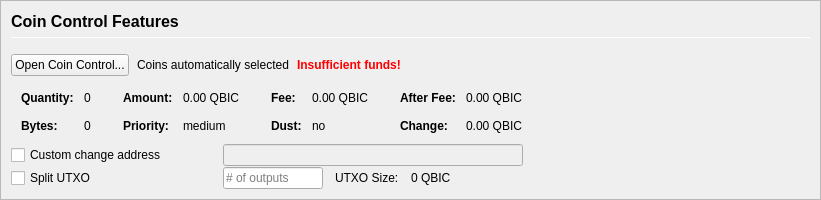
         <widget class="QFrame" name="frameCoinControl">
          <property name="sizePolicy">
           <sizepolicy hsizetype="Expanding" vsizetype="Expanding">
            <horstretch>0</horstretch>
            <verstretch>0</verstretch>
           </sizepolicy>
          </property>
          <property name="maximumSize">
           <size>
            <width>16777215</width>
            <height>16777215</height>
           </size>
          </property>
          <property name="frameShape">
           <enum>QFrame::StyledPanel</enum>
          </property>
          <property name="frameShadow">
           <enum>QFrame::Sunken</enum>
          </property>
          <layout class="QVBoxLayout" name="verticalLayoutCoinControl2">
           <property name="spacing">
            <number>0</number>
           </property>
           <property name="leftMargin">
            <number>0</number>
           </property>
           <property name="topMargin">
            <number>0</number>
           </property>
           <property name="rightMargin">
            <number>0</number>
           </property>
           <property name="bottomMargin">
            <number>0</number>
           </property>
           <item>
            <widget class="QFrame" name="frameCoinControl_BG">
             <layout class="QVBoxLayout" name="verticalLayoutCoinControl" stretch="0,0,0,0,0,0">
              <property name="spacing">
               <number>1</number>
              </property>
              <property name="leftMargin">
               <number>10</number>
              </property>
              <property name="topMargin">
               <number>10</number>
              </property>
              <item>
               <layout class="QHBoxLayout" name="horizontalLayoutCoinControl1">
                <property name="bottomMargin">
                 <number>15</number>
                </property>
                <item>
                 <layout class="QVBoxLayout" name="verticalLayout_3">
                  <property name="spacing">
                   <number>6</number>
                  </property>
                  <item>
                   <widget class="QLabel" name="labelCoinControlFeatures">
                    <property name="sizePolicy">
                     <sizepolicy hsizetype="Preferred" vsizetype="Maximum">
                      <horstretch>0</horstretch>
                      <verstretch>0</verstretch>
                     </sizepolicy>
                    </property>
                    <property name="minimumSize">
                     <size>
                      <width>0</width>
                      <height>20</height>
                     </size>
                    </property>
                    <property name="font">
                     <font>
                      <pointsize>12</pointsize>
                      <weight>75</weight>
                      <bold>true</bold>
                     </font>
                    </property>
                    <property name="styleSheet">
                     <string notr="true">font-weight:bold;</string>
                    </property>
                    <property name="text">
                     <string>Coin Control Features</string>
                    </property>
                   </widget>
                  </item>
                  <item>
                   <widget class="Line" name="line">
                    <property name="minimumSize">
                     <size>
                      <width>0</width>
                      <height>1</height>
                     </size>
                    </property>
                    <property name="maximumSize">
                     <size>
                      <width>16777215</width>
                      <height>1</height>
                     </size>
                    </property>
                    <property name="orientation">
                     <enum>Qt::Horizontal</enum>
                    </property>
                   </widget>
                  </item>
                 </layout>
                </item>
               </layout>
              </item>
              <item>
               <layout class="QHBoxLayout" name="horizontalLayoutCoinControl2" stretch="0,0,0,0">
                <property name="spacing">
                 <number>8</number>
                </property>
                <property name="bottomMargin">
                 <number>10</number>
                </property>
                <item>
                 <widget class="QPushButton" name="pushButtonCoinControl">
                  <property name="styleSheet">
                   <string notr="true"/>
                  </property>
                  <property name="text">
                   <string>Open Coin Control...</string>
                  </property>
                  <property name="autoDefault">
                   <bool>false</bool>
                  </property>
                 </widget>
                </item>
                <item>
                 <widget class="QLabel" name="labelCoinControlAutomaticallySelected">
                  <property name="text">
                   <string>Coins automatically selected</string>
                  </property>
                  <property name="margin">
                   <number>5</number>
                  </property>
                 </widget>
                </item>
                <item>
                 <widget class="QLabel" name="labelCoinControlInsuffFunds">
                  <property name="font">
                   <font>
                    <weight>75</weight>
                    <bold>true</bold>
                   </font>
                  </property>
                  <property name="styleSheet">
                   <string notr="true">color:red;font-weight:bold;</string>
                  </property>
                  <property name="text">
                   <string>Insufficient funds!</string>
                  </property>
                  <property name="margin">
                   <number>5</number>
                  </property>
                 </widget>
                </item>
                <item>
                 <spacer name="horizontalSpacerCoinControl">
                  <property name="orientation">
                   <enum>Qt::Horizontal</enum>
                  </property>
                  <property name="sizeHint" stdset="0">
                   <size>
                    <width>40</width>
                    <height>1</height>
                   </size>
                  </property>
                 </spacer>
                </item>
               </layout>
              </item>
              <item>
               <widget class="QWidget" name="widgetCoinControl" native="true">
                <property name="sizePolicy">
                 <sizepolicy hsizetype="Preferred" vsizetype="Preferred">
                  <horstretch>0</horstretch>
                  <verstretch>0</verstretch>
                 </sizepolicy>
                </property>
                <property name="minimumSize">
                 <size>
                  <width>0</width>
                  <height>0</height>
                 </size>
                </property>
                <property name="styleSheet">
                 <string notr="true"/>
                </property>
                <layout class="QHBoxLayout" name="horizontalLayoutCoinControl5">
                 <property name="leftMargin">
                  <number>0</number>
                 </property>
                 <property name="topMargin">
                  <number>0</number>
                 </property>
                 <property name="rightMargin">
                  <number>0</number>
                 </property>
                 <property name="bottomMargin">
                  <number>0</number>
                 </property>
                 <item>
                  <layout class="QHBoxLayout" name="horizontalLayoutCoinControl3" stretch="0,0,0,1">
                   <property name="spacing">
                    <number>20</number>
                   </property>
                   <property name="topMargin">
                    <number>0</number>
                   </property>
                   <property name="bottomMargin">
                    <number>10</number>
                   </property>
                   <item>
                    <layout class="QFormLayout" name="formLayoutCoinControl1">
                     <property name="horizontalSpacing">
                      <number>10</number>
                     </property>
                     <property name="verticalSpacing">
                      <number>14</number>
                     </property>
                     <property name="leftMargin">
                      <number>10</number>
                     </property>
                     <property name="topMargin">
                      <number>4</number>
                     </property>
                     <property name="rightMargin">
                      <number>6</number>
                     </property>
                     <item row="0" column="0">
                      <widget class="QLabel" name="labelCoinControlQuantityText">
                       <property name="font">
                        <font>
                         <weight>75</weight>
                         <bold>true</bold>
                        </font>
                       </property>
                       <property name="text">
                        <string>Quantity:</string>
                       </property>
                       <property name="margin">
                        <number>0</number>
                       </property>
                      </widget>
                     </item>
                     <item row="0" column="1">
                      <widget class="QLabel" name="labelCoinControlQuantity">
                       <property name="cursor">
                        <cursorShape>IBeamCursor</cursorShape>
                       </property>
                       <property name="contextMenuPolicy">
                        <enum>Qt::ActionsContextMenu</enum>
                       </property>
                       <property name="text">
                        <string notr="true">0</string>
                       </property>
                       <property name="margin">
                        <number>0</number>
                       </property>
                       <property name="textInteractionFlags">
                        <set>Qt::LinksAccessibleByMouse|Qt::TextSelectableByKeyboard|Qt::TextSelectableByMouse</set>
                       </property>
                      </widget>
                     </item>
                     <item row="1" column="0">
                      <widget class="QLabel" name="labelCoinControlBytesText">
                       <property name="font">
                        <font>
                         <weight>75</weight>
                         <bold>true</bold>
                        </font>
                       </property>
                       <property name="text">
                        <string>Bytes:</string>
                       </property>
                      </widget>
                     </item>
                     <item row="1" column="1">
                      <widget class="QLabel" name="labelCoinControlBytes">
                       <property name="cursor">
                        <cursorShape>IBeamCursor</cursorShape>
                       </property>
                       <property name="contextMenuPolicy">
                        <enum>Qt::ActionsContextMenu</enum>
                       </property>
                       <property name="text">
                        <string notr="true">0</string>
                       </property>
                       <property name="textInteractionFlags">
                        <set>Qt::LinksAccessibleByMouse|Qt::TextSelectableByKeyboard|Qt::TextSelectableByMouse</set>
                       </property>
                      </widget>
                     </item>
                    </layout>
                   </item>
                   <item>
                    <layout class="QFormLayout" name="formLayoutCoinControl2">
                     <property name="horizontalSpacing">
                      <number>10</number>
                     </property>
                     <property name="verticalSpacing">
                      <number>14</number>
                     </property>
                     <property name="leftMargin">
                      <number>6</number>
                     </property>
                     <property name="topMargin">
                      <number>4</number>
                     </property>
                     <property name="rightMargin">
                      <number>6</number>
                     </property>
                     <item row="0" column="0">
                      <widget class="QLabel" name="labelCoinControlAmountText">
                       <property name="font">
                        <font>
                         <weight>75</weight>
                         <bold>true</bold>
                        </font>
                       </property>
                       <property name="text">
                        <string>Amount:</string>
                       </property>
                       <property name="margin">
                        <number>0</number>
                       </property>
                      </widget>
                     </item>
                     <item row="0" column="1">
                      <widget class="QLabel" name="labelCoinControlAmount">
                       <property name="cursor">
                        <cursorShape>IBeamCursor</cursorShape>
                       </property>
                       <property name="contextMenuPolicy">
                        <enum>Qt::ActionsContextMenu</enum>
                       </property>
                       <property name="text">
                        <string notr="true">0.00 QBIC</string>
                       </property>
                       <property name="textInteractionFlags">
                        <set>Qt::LinksAccessibleByMouse|Qt::TextSelectableByKeyboard|Qt::TextSelectableByMouse</set>
                       </property>
                      </widget>
                     </item>
                     <item row="1" column="0">
                      <widget class="QLabel" name="labelCoinControlPriorityText">
                       <property name="font">
                        <font>
                         <weight>75</weight>
                         <bold>true</bold>
                        </font>
                       </property>
                       <property name="text">
                        <string>Priority:</string>
                       </property>
                      </widget>
                     </item>
                     <item row="1" column="1">
                      <widget class="QLabel" name="labelCoinControlPriority">
                       <property name="cursor">
                        <cursorShape>IBeamCursor</cursorShape>
                       </property>
                       <property name="contextMenuPolicy">
                        <enum>Qt::ActionsContextMenu</enum>
                       </property>
                       <property name="text">
                        <string>medium</string>
                       </property>
                       <property name="textInteractionFlags">
                        <set>Qt::LinksAccessibleByMouse|Qt::TextSelectableByKeyboard|Qt::TextSelectableByMouse</set>
                       </property>
                      </widget>
                     </item>
                    </layout>
                   </item>
                   <item>
                    <layout class="QFormLayout" name="formLayoutCoinControl3">
                     <property name="horizontalSpacing">
                      <number>10</number>
                     </property>
                     <property name="verticalSpacing">
                      <number>14</number>
                     </property>
                     <property name="leftMargin">
                      <number>6</number>
                     </property>
                     <property name="topMargin">
                      <number>4</number>
                     </property>
                     <property name="rightMargin">
                      <number>6</number>
                     </property>
                     <item row="0" column="0">
                      <widget class="QLabel" name="labelCoinControlFeeText">
                       <property name="font">
                        <font>
                         <weight>75</weight>
                         <bold>true</bold>
                        </font>
                       </property>
                       <property name="text">
                        <string>Fee:</string>
                       </property>
                       <property name="margin">
                        <number>0</number>
                       </property>
                      </widget>
                     </item>
                     <item row="0" column="1">
                      <widget class="QLabel" name="labelCoinControlFee">
                       <property name="cursor">
                        <cursorShape>IBeamCursor</cursorShape>
                       </property>
                       <property name="contextMenuPolicy">
                        <enum>Qt::ActionsContextMenu</enum>
                       </property>
                       <property name="text">
                        <string notr="true">0.00 QBIC</string>
                       </property>
                       <property name="textInteractionFlags">
                        <set>Qt::LinksAccessibleByMouse|Qt::TextSelectableByKeyboard|Qt::TextSelectableByMouse</set>
                       </property>
                      </widget>
                     </item>
                     <item row="1" column="0">
                      <widget class="QLabel" name="labelCoinControlLowOutputText">
                       <property name="font">
                        <font>
                         <weight>75</weight>
                         <bold>true</bold>
                        </font>
                       </property>
                       <property name="text">
                        <string>Dust:</string>
                       </property>
                      </widget>
                     </item>
                     <item row="1" column="1">
                      <widget class="QLabel" name="labelCoinControlLowOutput">
                       <property name="cursor">
                        <cursorShape>IBeamCursor</cursorShape>
                       </property>
                       <property name="contextMenuPolicy">
                        <enum>Qt::ActionsContextMenu</enum>
                       </property>
                       <property name="text">
                        <string>no</string>
                       </property>
                       <property name="textInteractionFlags">
                        <set>Qt::LinksAccessibleByMouse|Qt::TextSelectableByKeyboard|Qt::TextSelectableByMouse</set>
                       </property>
                      </widget>
                     </item>
                    </layout>
                   </item>
                   <item>
                    <layout class="QFormLayout" name="formLayoutCoinControl4">
                     <property name="horizontalSpacing">
                      <number>10</number>
                     </property>
                     <property name="verticalSpacing">
                      <number>14</number>
                     </property>
                     <property name="leftMargin">
                      <number>6</number>
                     </property>
                     <property name="topMargin">
                      <number>4</number>
                     </property>
                     <property name="rightMargin">
                      <number>6</number>
                     </property>
                     <item row="0" column="0">
                      <widget class="QLabel" name="labelCoinControlAfterFeeText">
                       <property name="font">
                        <font>
                         <weight>75</weight>
                         <bold>true</bold>
                        </font>
                       </property>
                       <property name="text">
                        <string>After Fee:</string>
                       </property>
                       <property name="margin">
                        <number>0</number>
                       </property>
                      </widget>
                     </item>
                     <item row="0" column="1">
                      <widget class="QLabel" name="labelCoinControlAfterFee">
                       <property name="cursor">
                        <cursorShape>IBeamCursor</cursorShape>
                       </property>
                       <property name="contextMenuPolicy">
                        <enum>Qt::ActionsContextMenu</enum>
                       </property>
                       <property name="text">
                        <string notr="true">0.00 QBIC</string>
                       </property>
                       <property name="textInteractionFlags">
                        <set>Qt::LinksAccessibleByMouse|Qt::TextSelectableByKeyboard|Qt::TextSelectableByMouse</set>
                       </property>
                      </widget>
                     </item>
                     <item row="1" column="0">
                      <widget class="QLabel" name="labelCoinControlChangeText">
                       <property name="font">
                        <font>
                         <weight>75</weight>
                         <bold>true</bold>
                        </font>
                       </property>
                       <property name="text">
                        <string>Change:</string>
                       </property>
                      </widget>
                     </item>
                     <item row="1" column="1">
                      <widget class="QLabel" name="labelCoinControlChange">
                       <property name="cursor">
                        <cursorShape>IBeamCursor</cursorShape>
                       </property>
                       <property name="contextMenuPolicy">
                        <enum>Qt::ActionsContextMenu</enum>
                       </property>
                       <property name="text">
                        <string notr="true">0.00 QBIC</string>
                       </property>
                       <property name="textInteractionFlags">
                        <set>Qt::LinksAccessibleByMouse|Qt::TextSelectableByKeyboard|Qt::TextSelectableByMouse</set>
                       </property>
                      </widget>
                     </item>
                    </layout>
                   </item>
                  </layout>
                 </item>
                </layout>
               </widget>
              </item>
              <item>
               <layout class="QHBoxLayout" name="horizontalLayoutCoinControl4">
                <property name="spacing">
                 <number>12</number>
                </property>
                <property name="sizeConstraint">
                 <enum>QLayout::SetDefaultConstraint</enum>
                </property>
                <property name="topMargin">
                 <number>0</number>
                </property>
                <property name="rightMargin">
                 <number>0</number>
                </property>
                <item>
                 <widget class="QCheckBox" name="checkBoxCoinControlChange">
                  <property name="sizePolicy">
                   <sizepolicy hsizetype="Preferred" vsizetype="Preferred">
                    <horstretch>0</horstretch>
                    <verstretch>0</verstretch>
                   </sizepolicy>
                  </property>
                  <property name="minimumSize">
                   <size>
                    <width>200</width>
                    <height>0</height>
                   </size>
                  </property>
                  <property name="maximumSize">
                   <size>
                    <width>200</width>
                    <height>16777215</height>
                   </size>
                  </property>
                  <property name="toolTip">
                   <string>If this is activated, but the change address is empty or invalid, change will be sent to a newly generated address.</string>
                  </property>
                  <property name="text">
                   <string>Custom change address</string>
                  </property>
                 </widget>
                </item>
                <item>
                 <widget class="QValidatedLineEdit" name="lineEditCoinControlChange">
                  <property name="enabled">
                   <bool>false</bool>
                  </property>
                  <property name="sizePolicy">
                   <sizepolicy hsizetype="Preferred" vsizetype="Preferred">
                    <horstretch>0</horstretch>
                    <verstretch>0</verstretch>
                   </sizepolicy>
                  </property>
                  <property name="minimumSize">
                   <size>
                    <width>300</width>
                    <height>0</height>
                   </size>
                  </property>
                 </widget>
                </item>
                <item>
                 <widget class="QLabel" name="labelCoinControlChangeLabel">
                  <property name="sizePolicy">
                   <sizepolicy hsizetype="Preferred" vsizetype="Preferred">
                    <horstretch>0</horstretch>
                    <verstretch>0</verstretch>
                   </sizepolicy>
                  </property>
                  <property name="minimumSize">
                   <size>
                    <width>100</width>
                    <height>0</height>
                   </size>
                  </property>
                  <property name="text">
                   <string/>
                  </property>
                  <property name="margin">
                   <number>3</number>
                  </property>
                 </widget>
                </item>
               </layout>
              </item>
              <item>
               <layout class="QHBoxLayout" name="horizontalLayoutCoinControl6">
                <property name="spacing">
                 <number>12</number>
                </property>
                <property name="rightMargin">
                 <number>0</number>
                </property>
                <item>
                 <widget class="QCheckBox" name="splitBlockCheckBox">
                  <property name="sizePolicy">
                   <sizepolicy hsizetype="Preferred" vsizetype="Preferred">
                    <horstretch>0</horstretch>
                    <verstretch>0</verstretch>
                   </sizepolicy>
                  </property>
                  <property name="minimumSize">
                   <size>
                    <width>200</width>
                    <height>0</height>
                   </size>
                  </property>
                  <property name="maximumSize">
                   <size>
                    <width>200</width>
                    <height>16777215</height>
                   </size>
                  </property>
                  <property name="text">
                   <string>Split UTXO</string>
                  </property>
                 </widget>
                </item>
                <item>
                 <widget class="QLineEdit" name="splitBlockLineEdit">
                  <property name="sizePolicy">
                   <sizepolicy hsizetype="Preferred" vsizetype="Preferred">
                    <horstretch>50</horstretch>
                    <verstretch>0</verstretch>
                   </sizepolicy>
                  </property>
                  <property name="minimumSize">
                   <size>
                    <width>100</width>
                    <height>0</height>
                   </size>
                  </property>
                  <property name="maximumSize">
                   <size>
                    <width>100</width>
                    <height>16777215</height>
                   </size>
                  </property>
                  <property name="placeholderText">
                   <string># of outputs</string>
                  </property>
                 </widget>
                </item>
                <item>
                 <widget class="QLabel" name="labelBlockSizeText">
                  <property name="text">
                   <string>UTXO Size:</string>
                  </property>
                 </widget>
                </item>
                <item>
                 <widget class="QLabel" name="labelBlockSize">
                  <property name="text">
                   <string>0 QBIC</string>
                  </property>
                 </widget>
                </item>
                <item>
                 <spacer name="horizontalSpacer_7">
                  <property name="orientation">
                   <enum>Qt::Horizontal</enum>
                  </property>
                  <property name="sizeHint" stdset="0">
                   <size>
                    <width>40</width>
                    <height>20</height>
                   </size>
                  </property>
                 </spacer>
                </item>
               </layout>
              </item>
              <item>
               <spacer name="verticalSpacerCoinControl">
                <property name="orientation">
                 <enum>Qt::Vertical</enum>
                </property>
                <property name="sizeHint" stdset="0">
                 <size>
                  <width>800</width>
                  <height>1</height>
                 </size>
                </property>
               </spacer>
              </item>
             </layout>
            </widget>
           </item>
          </layout>
         </widget>
